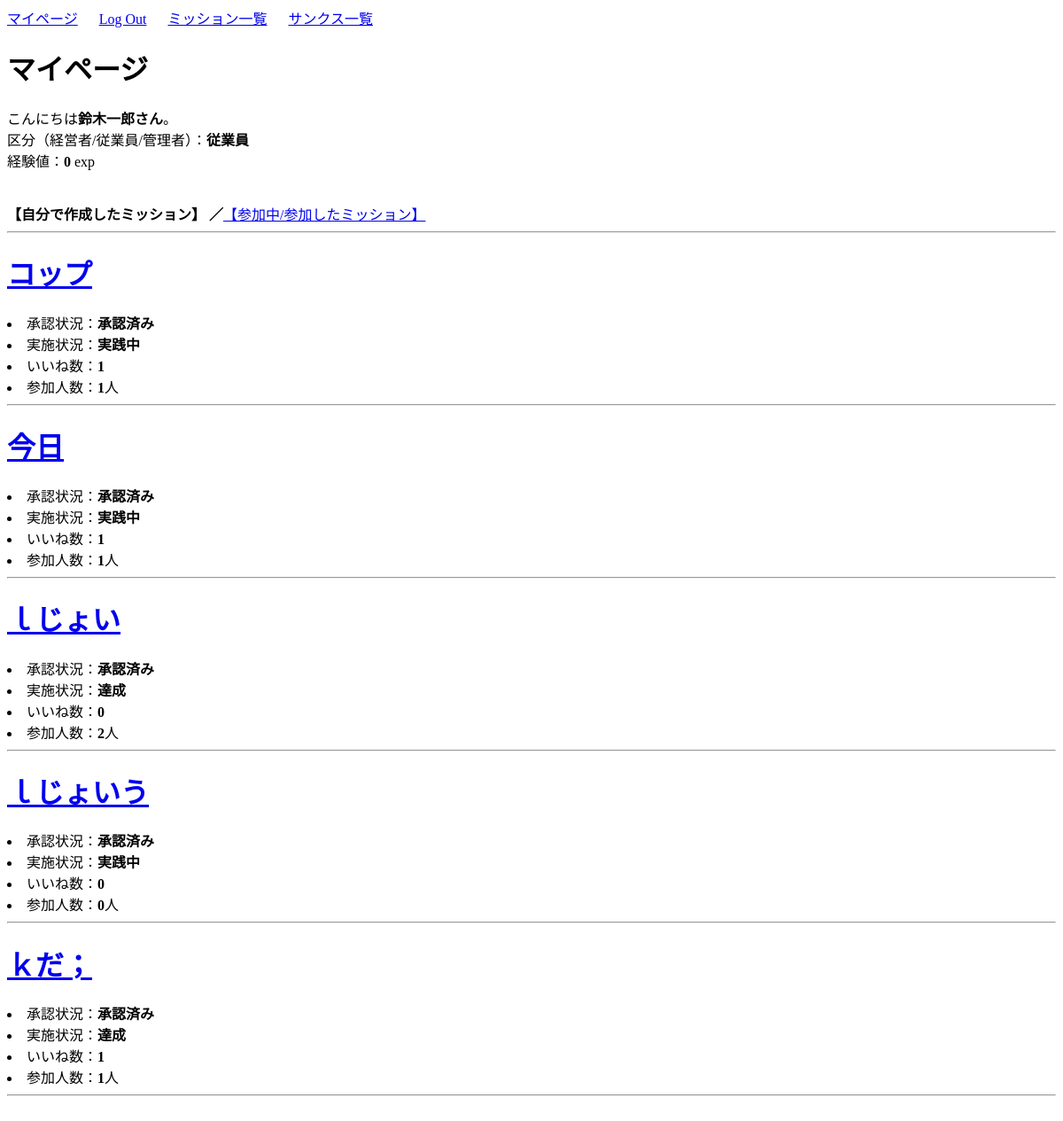
Screenshot of / (signed in) with the database file from the repository.
### user/models.py (models this page shows, shortened)
class Profile(models.Model):
    user = models.OneToOneField(User, on_delete=models.CASCADE)
    kubun = models.CharField(verbose_name='区分',
                             max_length=2,
                             choices=KUBUN_CHOICES,
                             blank=True)
    exp_total = models.IntegerField(verbose_name='経験値', default=10)
    mission_create_count = models.IntegerField(default=0)  # ミッション作成回数
    my_success_count = models.IntegerField(default=0)      # 自ら作成したミッションの達成数
    join_count = models.IntegerField(default=0)            # ミッション参加回数
    team_success_count = models.IntegerField(default=0)    # 参加したミッションの達成回数
    thanks_count = models.IntegerField(default=0)          # 感謝した回数
    thanked_count = models.IntegerField(default=0)         # 感謝された回数

### mission/models.py (models this page shows, shortened)
class Mission(models.Model):
    author = models.ForeignKey(User, on_delete=models.CASCADE)
    title = models.CharField(max_length=100)
    content = models.TextField()
    date_posted = models.DateTimeField(default=timezone.now)
    mission_flg = models.IntegerField(choices=EXAMPLE_FLG, default=0)    # 達成状況(0:実践中 / 1:達成)
    cost_exp = models.IntegerField(default=3)                            # 作成時に消費されるポイント(使えていない)
    success_exp = models.IntegerField(default=10)                        # クリア報酬ポイント
    good_count = models.IntegerField(default=0)                          # いいね数
    participants = models.IntegerField(default=0)                        # 参加者数
    participants_list_text = models.CharField(max_length=200, default='')# 参加者リスト(文字列で保存)
    participants_list = models.ManyToManyField(Profile)                  # 参加者リスト(他対他)
    approval = models.IntegerField(choices=EXAMPLE_APPROVAL, default=0)  # 承認状況

### user/views.py (the view)
# urls.py: path('', views.expmain, name='expmain'),
def expmain(request):
    if request.user.is_authenticated:
        profiles = Profile.objects.filter(user__username=request.user.username)
        profile = profiles[0]
        my_missions = Mission.objects.filter(author=request.user)   # 自分が作成したミッション
        join_missions = profile.mission_set.all                     # 自分が参加したミッション
        contents = {
            "profile": profile,
            "total_exp": total_exp,
            "my_missions": my_missions,
            "join_missions": join_missions,
        }
    else:
        contents = {}
    return render(request, 'user/expmain.html', contents)

### user/templates/user/expmain.html (shortened to what this page needs)
{% extends 'mission/base.html' %}
{% block body %}
<!DOCTYPE html>
<html>
<head>
</head>
<body>
    <h1>マイページ</h1>
    {% if user.is_authenticated %}
    こんにちは<b>{{ profile.user.username }}さん</b>。
    <br>
    {% if profile %}
    区分（経営者/従業員/管理者）：<b>{{ profile.get_kubun_display }}</b>
    <br>
    経験値：<b>{{ profile.exp_total }}</b> exp
    <br>
    <br>
    <br>
    <b>【自分で作成したミッション】 ／</b><a href="{% url 'join-list' %}">【参加中/参加したミッション】</a>
    <hr>
    {% for mission in my_missions reversed %}
    <h1><a href="{% url 'mission-detail' mission.id %}">{{ mission.title }}</a></h1>
    <li>承認状況：<b>{{ mission.get_approval_display }}</b></li>
    <li>実施状況：<b>{{ mission.get_mission_flg_display }}</b></li>
    <li>いいね数：<b>{{ mission.good_count }}</b></li>
    <li>参加人数：<b>{{ mission.participants }}</b>人</li>
    <hr>
    {% endfor %}
    <br>
    {% else %}
    <p>データがありません。</p>
    {% endif %}
    {% else %}
    <h3>loginしてください。</h3>
    {% endif %}
</body>
</html>
{% endblock body %}

### rows the page displays
Profile: user.username "鈴木一郎", kubun "従業員", exp_total "0"
Mission: title "コップ", approval "承認済み", mission_flg "実践中", good_count "1", participants "1"
Mission: title "今日", approval "承認済み", mission_flg "実践中", good_count "1", participants "1"
Mission: title "ｌじょい", approval "承認済み", mission_flg "達成", good_count "0", participants "2"
Mission: title "ｌじょいう", approval "承認済み", mission_flg "実践中", good_count "0", participants "0"
Mission: title "ｋだ；", approval "承認済み", mission_flg "達成", good_count "1", participants "1"
